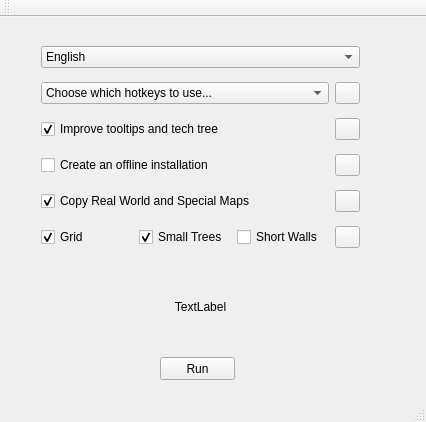
<?xml version="1.0" encoding="UTF-8"?>
<ui version="4.0">
 <class>MainWindow</class>
 <widget class="QMainWindow" name="MainWindow">
  <property name="geometry">
   <rect>
    <x>0</x>
    <y>0</y>
    <width>426</width>
    <height>422</height>
   </rect>
  </property>
  <property name="windowTitle">
   <string>WololoKingdoms</string>
  </property>
  <widget class="QWidget" name="centralWidget">
   <widget class="QWidget" name="gridLayoutWidget">
    <property name="geometry">
     <rect>
      <x>30</x>
      <y>10</y>
      <width>341</width>
      <height>231</height>
     </rect>
    </property>
    <layout class="QGridLayout" name="gridLayout">
     <property name="bottomMargin">
      <number>0</number>
     </property>
     <item row="5" column="0">
      <widget class="QComboBox" name="languageChoice">
       <property name="currentIndex">
        <number>2</number>
       </property>
       <item>
        <property name="text">
         <string>Português-Brasil (Portuguese-Brasil)</string>
        </property>
       </item>
       <item>
        <property name="text">
         <string>Deutsch (German)</string>
        </property>
       </item>
       <item>
        <property name="text">
         <string>English</string>
        </property>
       </item>
       <item>
        <property name="text">
         <string>Español (Spanish)</string>
        </property>
       </item>
       <item>
        <property name="text">
         <string>Français (French)</string>
        </property>
       </item>
       <item>
        <property name="text">
         <string>Italiano (Italian)</string>
        </property>
       </item>
       <item>
        <property name="text">
         <string>日本語 (Japanese)</string>
        </property>
       </item>
       <item>
        <property name="text">
         <string>한국어 (Korean)</string>
        </property>
       </item>
       <item>
        <property name="text">
         <string>Nederlands (Dutch)</string>
        </property>
       </item>
       <item>
        <property name="text">
         <string>русский (Russian)</string>
        </property>
       </item>
       <item>
        <property name="text">
         <string>简体中文 (Simplified Chinese)</string>
        </property>
       </item>
      </widget>
     </item>
     <item row="6" column="0">
      <layout class="QHBoxLayout" name="horizontalLayout_4">
       <property name="bottomMargin">
        <number>0</number>
       </property>
       <item>
        <widget class="QComboBox" name="hotkeyChoice">
         <item>
          <property name="text">
           <string>Choose which hotkeys to use...</string>
          </property>
         </item>
         <item>
          <property name="text">
           <string>Use current AoC/Voobly hotkeys</string>
          </property>
         </item>
         <item>
          <property name="text">
           <string>Use HD hotkeys for this mod only</string>
          </property>
         </item>
         <item>
          <property name="text">
           <string>Use HD hotkeys for this mod and AoC</string>
          </property>
         </item>
        </widget>
       </item>
       <item>
        <widget class="QPushButton" name="hotkeyTip">
         <property name="maximumSize">
          <size>
           <width>25</width>
           <height>16777215</height>
          </size>
         </property>
         <property name="toolTipDuration">
          <number>0</number>
         </property>
         <property name="accessibleName">
          <string>hotkeyTip</string>
         </property>
         <property name="text">
          <string/>
         </property>
        </widget>
       </item>
      </layout>
     </item>
     <item row="8" column="0">
      <layout class="QHBoxLayout" name="horizontalLayout_2">
       <item>
        <widget class="QCheckBox" name="createExe">
         <property name="text">
          <string>Create an offline installation</string>
         </property>
         <property name="checked">
          <bool>false</bool>
         </property>
        </widget>
       </item>
       <item>
        <widget class="QPushButton" name="exeTip">
         <property name="maximumSize">
          <size>
           <width>25</width>
           <height>16777215</height>
          </size>
         </property>
         <property name="toolTipDuration">
          <number>0</number>
         </property>
         <property name="accessibleName">
          <string>exeTip</string>
         </property>
         <property name="text">
          <string/>
         </property>
        </widget>
       </item>
      </layout>
     </item>
     <item row="7" column="0">
      <layout class="QHBoxLayout" name="horizontalLayout_3">
       <item>
        <widget class="QCheckBox" name="replaceTooltips">
         <property name="text">
          <string>Improve tooltips and tech tree</string>
         </property>
         <property name="checked">
          <bool>true</bool>
         </property>
        </widget>
       </item>
       <item>
        <widget class="QPushButton" name="tooltipTip">
         <property name="maximumSize">
          <size>
           <width>25</width>
           <height>16777215</height>
          </size>
         </property>
         <property name="toolTipDuration">
          <number>0</number>
         </property>
         <property name="accessibleName">
          <string>tooltipTip</string>
         </property>
         <property name="text">
          <string/>
         </property>
        </widget>
       </item>
      </layout>
     </item>
     <item row="15" column="0">
      <layout class="QHBoxLayout" name="horizontalLayout">
       <item>
        <widget class="QCheckBox" name="useGrid">
         <property name="text">
          <string>Grid</string>
         </property>
         <property name="checked">
          <bool>true</bool>
         </property>
        </widget>
       </item>
       <item>
        <widget class="QCheckBox" name="usePw">
         <property name="text">
          <string>Small Trees</string>
         </property>
         <property name="checked">
          <bool>true</bool>
         </property>
        </widget>
       </item>
       <item>
        <widget class="QCheckBox" name="useWalls">
         <property name="text">
          <string>Short Walls</string>
         </property>
        </widget>
       </item>
       <item>
        <widget class="QPushButton" name="modsTip">
         <property name="maximumSize">
          <size>
           <width>25</width>
           <height>16777215</height>
          </size>
         </property>
         <property name="toolTipDuration">
          <number>0</number>
         </property>
         <property name="accessibleName">
          <string>modsTip</string>
         </property>
         <property name="text">
          <string/>
         </property>
        </widget>
       </item>
      </layout>
     </item>
     <item row="9" column="0">
      <layout class="QHBoxLayout" name="horizontalLayout_5">
       <item>
        <widget class="QCheckBox" name="copyMaps">
         <property name="text">
          <string>Copy Real World and Special Maps</string>
         </property>
         <property name="checked">
          <bool>true</bool>
         </property>
        </widget>
       </item>
       <item>
        <widget class="QPushButton" name="mapsTip">
         <property name="maximumSize">
          <size>
           <width>25</width>
           <height>16777215</height>
          </size>
         </property>
         <property name="toolTipDuration">
          <number>0</number>
         </property>
         <property name="accessibleName">
          <string>mapsTip</string>
         </property>
         <property name="text">
          <string/>
         </property>
        </widget>
       </item>
      </layout>
     </item>
    </layout>
   </widget>
   <widget class="QPushButton" name="runButton">
    <property name="geometry">
     <rect>
      <x>160</x>
      <y>340</y>
      <width>75</width>
      <height>23</height>
     </rect>
    </property>
    <property name="text">
     <string>Run</string>
    </property>
   </widget>
   <widget class="QWidget" name="verticalLayoutWidget">
    <property name="geometry">
     <rect>
      <x>30</x>
      <y>250</y>
      <width>341</width>
      <height>80</height>
     </rect>
    </property>
    <layout class="QVBoxLayout" name="verticalLayout">
     <item>
      <widget class="QLabel" name="label">
       <property name="text">
        <string>TextLabel</string>
       </property>
       <property name="alignment">
        <set>Qt::AlignCenter</set>
       </property>
      </widget>
     </item>
    </layout>
   </widget>
  </widget>
  <widget class="QToolBar" name="mainToolBar">
   <attribute name="toolBarArea">
    <enum>TopToolBarArea</enum>
   </attribute>
   <attribute name="toolBarBreak">
    <bool>false</bool>
   </attribute>
  </widget>
  <widget class="QStatusBar" name="statusBar"/>
 </widget>
 <layoutdefault spacing="6" margin="11"/>
 <resources/>
 <connections/>
</ui>
